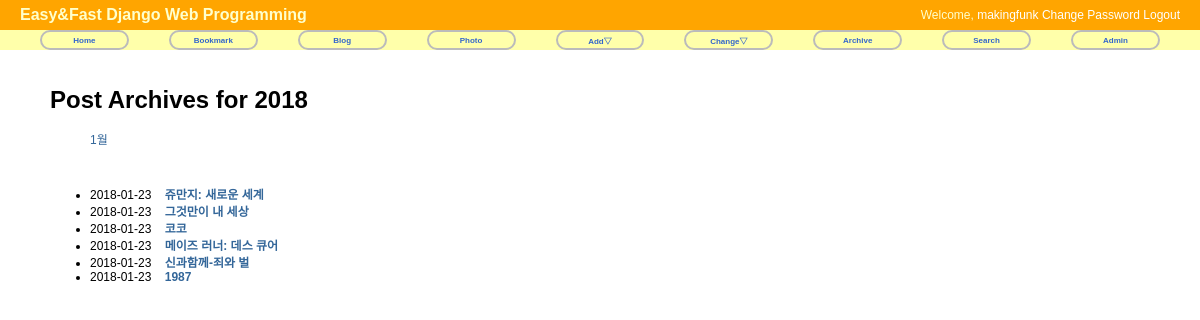
/blog/2018/, run on an earlier commit of the app's database.
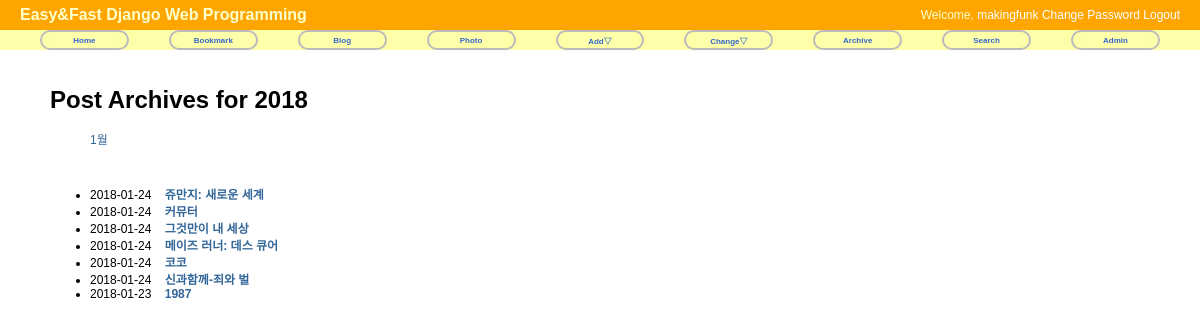
And on a later commit of the database.
### blog/models.py (models this page shows, shortened)
class Post(models.Model):
    title = models.CharField('TITLE', max_length=50)
    slug = models.SlugField('SLUG', unique=True, allow_unicode=True, help_text='one word for title alias')
    description = models.CharField('DESCRIPTION', max_length=100, blank=True, help_text='simple description text')
    content = models.TextField('CONTENT')
    create_date = models.DateTimeField('Create Date', auto_now_add=True)
    modify_date = models.DateTimeField('Modify Date', auto_now=True)
    class Meta:
        verbose_name = 'post'
        verbose_name_plural = 'posts'
        db_table = 'my_post'
        ordering = ('-modify_date', )

### blog/views.py (the view)
# urls.py: path('<int:year>/', views.PostYAV.as_view(), name='post_year_archive'),  # 5
class PostYAV(YearArchiveView):
    model = Post
    date_field = 'modify_date'
    make_object_list = True

### blog/templates/blog/post_archive_year.html (shortened to what this page needs)
{% extends "base.html" %}
{% block content %}
<div id="content">
    <h1>Post Archives for {{ year|date:"Y" }}</h1>
    <ul>
        {% for date in date_list %}
        <li style="display: inline;">
            <a href="{% url 'blog:post_month_archive' year|date:'Y' date|date:'b' %}">{{ date|date:"F" }}</a></li>
        {% endfor %}
    </ul>
    <br/>
    <div>
        <ul>
            {% for post in object_list %}
            <li>{{ post.modify_date|date:"Y-m-d" }}&nbsp;&nbsp;&nbsp;
                <a href="{{ post.get_absolute_url }}"><strong>{{ post.title }}</strong></a></li>
            {% endfor %}
        </ul>
    </div>
</div>
{% endblock %}

What changed in the data, as far as the page shows it:
changed Post "쥬만지: 새로운 세계": modify_date "2018-01-23" → "2018-01-24"
added Post: modify_date "2018-01-24", title "커뮤터"
changed Post "그것만이 내 세상": modify_date "2018-01-23" → "2018-01-24"
changed Post "메이즈 러너: 데스 큐어": modify_date "2018-01-23" → "2018-01-24"; moves up the list
changed Post "코코": modify_date "2018-01-23" → "2018-01-24"
changed Post "신과함께-죄와 벌": modify_date "2018-01-23" → "2018-01-24"
